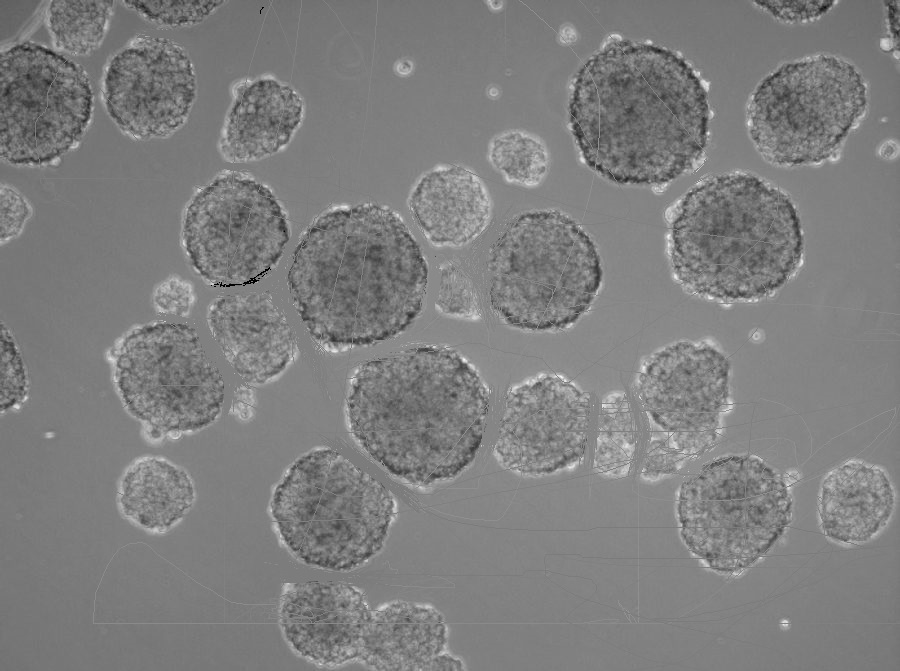
%> input picture W12/cancercell2.jpg, 900 x 671 px
$ octave Untitled4.m   (GNU Octave 9; MATLAB toolbox functions it lacks are replaced by stand-ins)
%> lines starting %> are read from the running program, lines starting %| are printed output that depends on the picture; in (x1, y1, x2, y2) boxes, pixels count from 0 and x2, y2 are one past the last pixel; in counts of white or black regions, pixels touching at a corner belong together; the program's own positions count from 1
%% Detecting a Cell Using Image Segmentation
% This example shows how to detect a cell using edge detection and basic
% morphology.  An object can be easily detected in an image if the object has
% sufficient contrast from the background. In this example, the cells are
% prostate cancer cells.
%
% Copyright 2004-2013 The MathWorks, Inc.

clear all; close all;
%% Step 1: Read Image
% Read in the |cell.tif| image, which is an image of a prostate cancer
% cell.

I = imread('cancercell2.jpg');
%> I is the input picture: size 671x900x3 uint8; min 0, max 248, mean 126.5
figure, imshow(I), title('original image');
text(size(I,2),size(I,1)+15, ...
    'Image courtesy of Alan Partin', ...
    'FontSize',7,'HorizontalAlignment','right');
text(size(I,2),size(I,1)+25, ....
    'Johns Hopkins University', ...
    'FontSize',7,'HorizontalAlignment','right');

%% Step 2: Detect Entire Cell
% Two cells are present in this image, but only one cell can be seen in its
% entirety. We will detect this cell. Another word for object detection is
% segmentation. The object to be segmented differs greatly in contrast from
% the background image. Changes in contrast can be detected by operators that
% calculate the gradient of an image.  The gradient image can be calculated
% and a threshold can be applied to create a binary mask containing the segmented
% cell.  First, we use |edge| and the Sobel operator to calculate the threshold
% value. We then tune the threshold value and use |edge| again to obtain a
% binary mask that contains the segmented cell.
I = rgb2gray(I);
%> I: size 671x900 uint8
[~, threshold] = edge(I, 'sobel');
%> threshold = 0.0549
fudgeFactor = .5;
BWs = edge(I,'sobel', threshold * fudgeFactor);
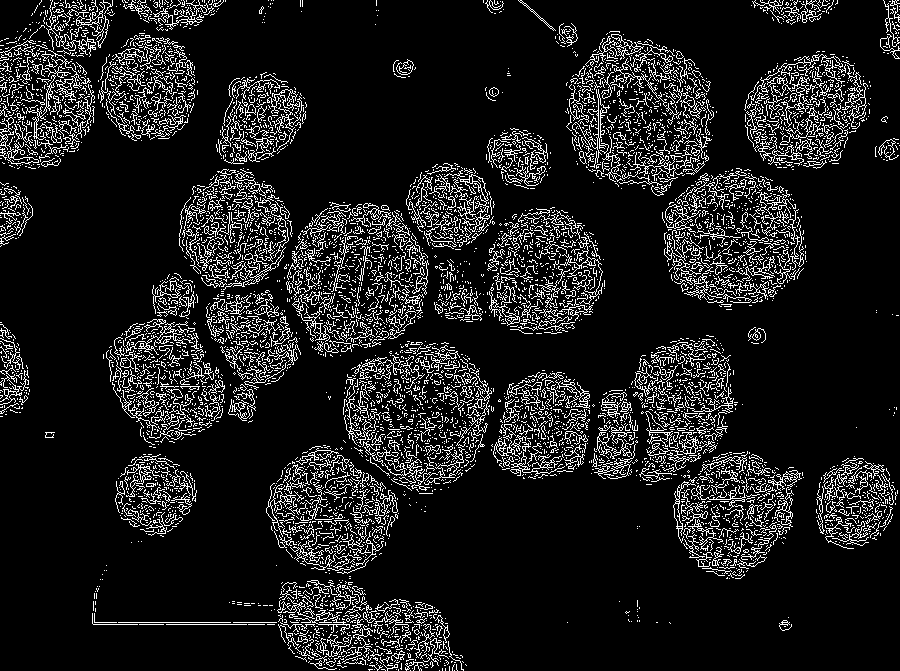
%> BWs: size 671x900 logical; 11.4% white in thin lines or dots
figure, imshow(BWs), title('binary gradient mask');

%% Step 3: Dilate the Image
% The binary gradient mask shows lines of high contrast in the image. These
% lines do not quite delineate the outline of the object of interest.
% Compared to the original image, you can see gaps in the lines surrounding
% the object in the gradient mask. These linear gaps will disappear if the
% Sobel image is dilated using linear structuring elements, which we can
% create with the |strel| function.

se90 = strel('line', 3, 90);
se0 = strel('line', 3, 0);

%%
% The binary gradient mask is dilated using the vertical structuring
% element followed by the horizontal structuring element. The |imdilate|
% function dilates the image.

BWsdil = imdilate(BWs, [se90 se0]);
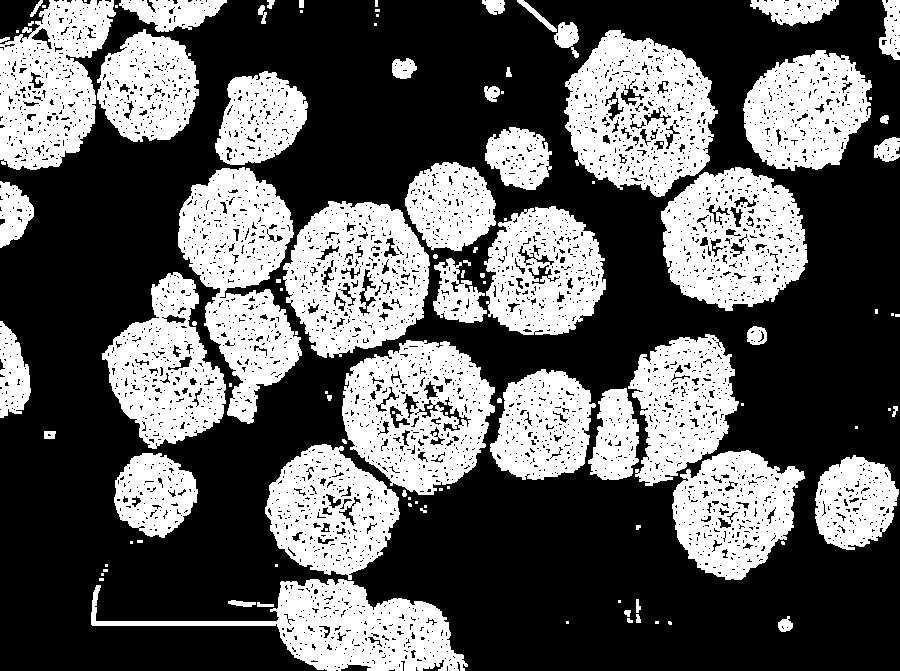
%> BWsdil: size 671x900 logical; 37.5% white; 109 white regions (45 under 20 px), largest, box (x1, y1, x2, y2) and area: (178, 167, 302, 424) 16769, (564, 30, 718, 197) 16119, (342, 340, 495, 495) 15008
figure, imshow(BWsdil), title('dilated gradient mask');

%% Step 4: Fill Interior Gaps
% The dilated gradient mask shows the outline of the cell quite nicely, but
% there are still holes in the interior of the cell. To fill these holes we
% use the imfill function.

BWdfill = imfill(BWsdil, 'holes');
%> BWdfill: size 671x900 logical; 41.1% white; 106 white regions (42 under 20 px), largest, box (x1, y1, x2, y2) and area: (564, 30, 718, 197) 18295, (178, 167, 302, 424) 18007, (342, 340, 495, 495) 17357
figure, imshow(BWdfill);
title('binary image with filled holes');

%% Step 5: Remove Connected Objects on Border
% The cell of interest has been successfully segmented, but it is not the
% only object that has been found. Any objects that are connected to the
% border of the image can be removed using the imclearborder function. The
% connectivity in the imclearborder function was set to 4 to remove
% diagonal connections.

BWnobord = imclearborder(BWdfill, 4);
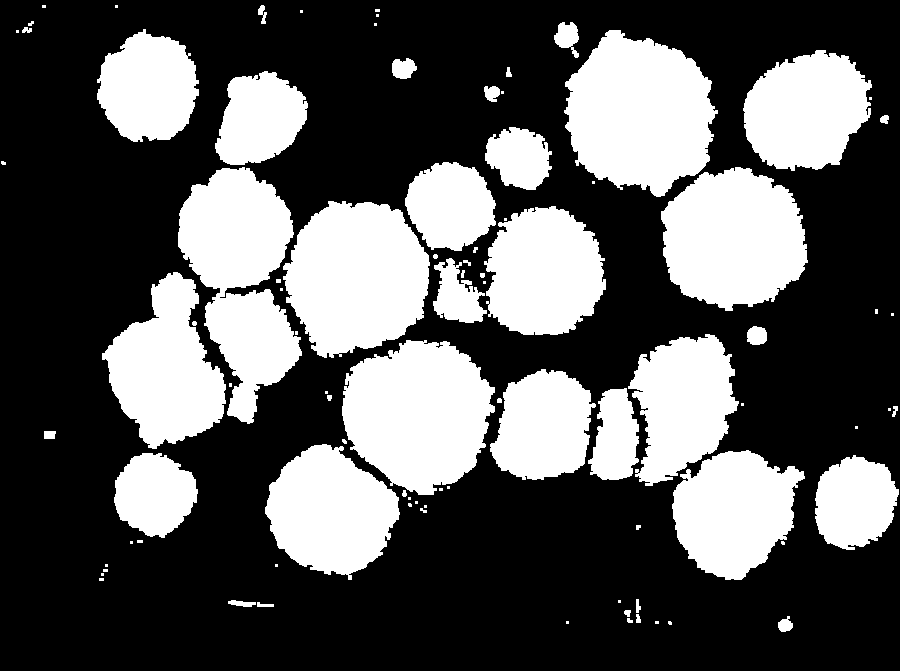
%> BWnobord: size 671x900 logical; 34.9% white; 91 white regions (41 under 20 px), largest, box (x1, y1, x2, y2) and area: (564, 30, 718, 197) 18295, (178, 167, 302, 424) 18007, (342, 340, 495, 495) 17357
figure, imshow(BWnobord), title('cleared border image');

%% Step 6: Smoothen the Object
% Finally, in order to make the segmented object look natural, we smoothen
% the object by eroding the image twice with a diamond structuring element.
% We create the diamond structuring element using the |strel| function.

seD = strel('diamond',1);
BWfinal = imerode(BWnobord,seD);
%> BWfinal: size 671x900 logical; 33.1% white; 112 white regions (83 under 20 px), largest, box (x1, y1, x2, y2) and area: (565, 31, 717, 196) 17692, (179, 168, 301, 423) 17130, (343, 341, 494, 494) 16714
BWfinal = imerode(BWfinal,seD);
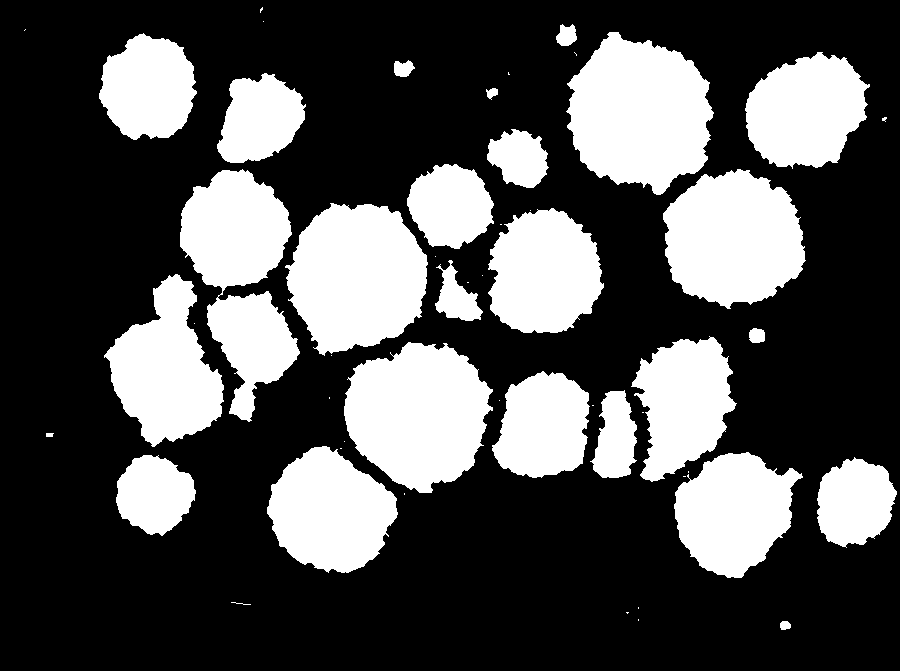
%> BWfinal: size 671x900 logical; 31.6% white; 52 white regions (25 under 20 px), largest, box (x1, y1, x2, y2) and area: (566, 32, 714, 195) 17152, (180, 169, 300, 422) 16324, (344, 342, 493, 493) 16163
figure, imshow(BWfinal), title('segmented image');

%% Step 7: segmentation: color and logics
figure(10)
[B,L] = bwboundaries(BWfinal,'noholes');
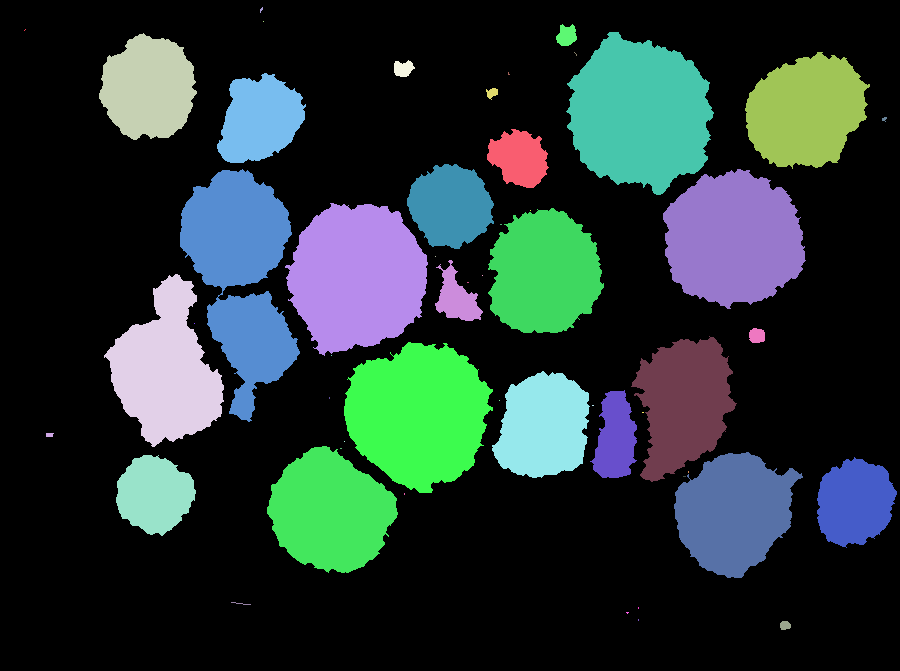
%> L: size 671x900 double; 53 distinct labels, from 0 to 52; one colour per label, 0 black
%> B = 52 boundaries; largest, box (x1, y1, x2, y2) and points: (180, 169, 300, 422) 755, (566, 32, 714, 195) 492, (344, 342, 493, 493) 491, (285, 203, 428, 356) 479, (104, 274, 224, 447) 478
imshow(label2rgb(L, @jet, [.5 .5 .5]));
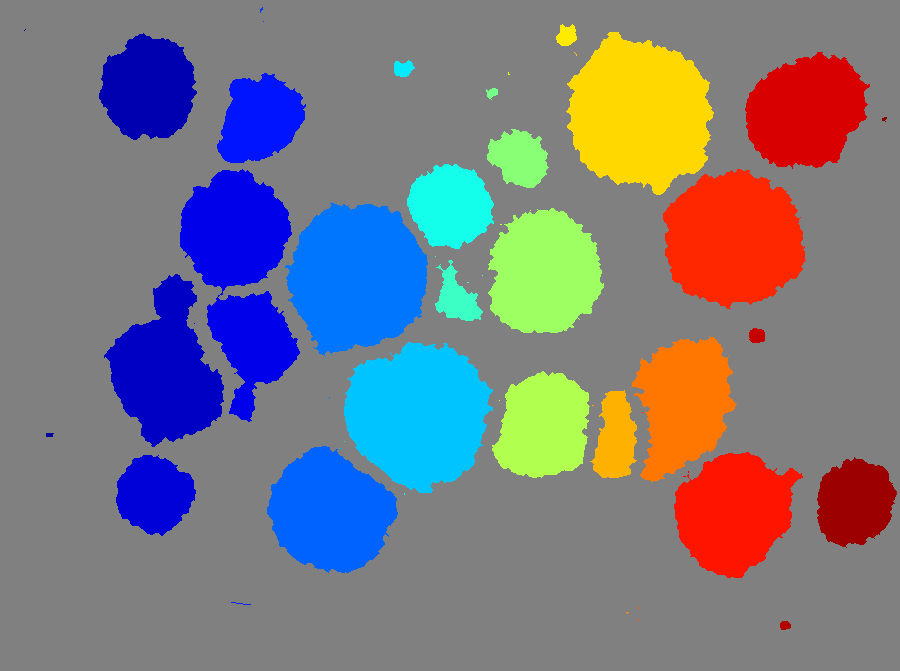
%> displayed picture: size 671x900x3, on the screen's scale of 0 to 255; mean R, G, B 122.5, 120.4, 128.6
stats = regionprops(L,'Area','Centroid');
%> stats = 52 regions; largest, Area and Centroid: 17152 [640.4 114.4], 16324 [242 275.9], 16163 [418.9 415.2], 16094 [357.6 277.6], 14850 [734.1 239.6]
B=size(stats);
%> B = [52 1]

%%
% Create a vector |grain_areas| to hold the area measurement of each object
% (rice grain).
cell_areas = [stats.Area];
%> cell_areas = 52 values, max 17152 at index 35, min 1 at index 7, mean 3671.7
cell_centroids = [stats.Centroid];
%> cell_centroids = 104 values, max 884.9 at index 103, min 10.3 at index 20, mean 397.7

%% find grain area > 300
%cell = false(size(BWfinal));
numOfCancerCell = 0;
%CellAreaList = [];
figure(11)
imshow(BWfinal)
hold on
figure,imshow(label2rgb(L, @jet, [.5 .5 .5]));

for i = 1:length(stats)
    if stats(i).Area > 10000
        x = stats(i).Centroid(1);
        y = stats(i).Centroid(2);
        text(x, y, 'cancer');
        %plot(centroid(1),centroid(2),'ko');
        %cell(L.PixelIdxList{i}) = true;
        numOfCancerCell = numOfCancerCell + 1;
        %CellAreaList(numOfCancerCell) =  cell_areas(i);
    end
end
%> this loop made 52 passes
%> (x, y) on passes 4, 6, 12, 13, 17, 28, 35, 44, 45, 48: (166.9, 370.6), (242, 275.9), (330.9, 512.6), (357.6, 277.6), (418.9, 415.2), (544.9, 273.6), (640.4, 114.4), (734.1, 239.6), (734.5, 513.2), (806.5, 111.8)
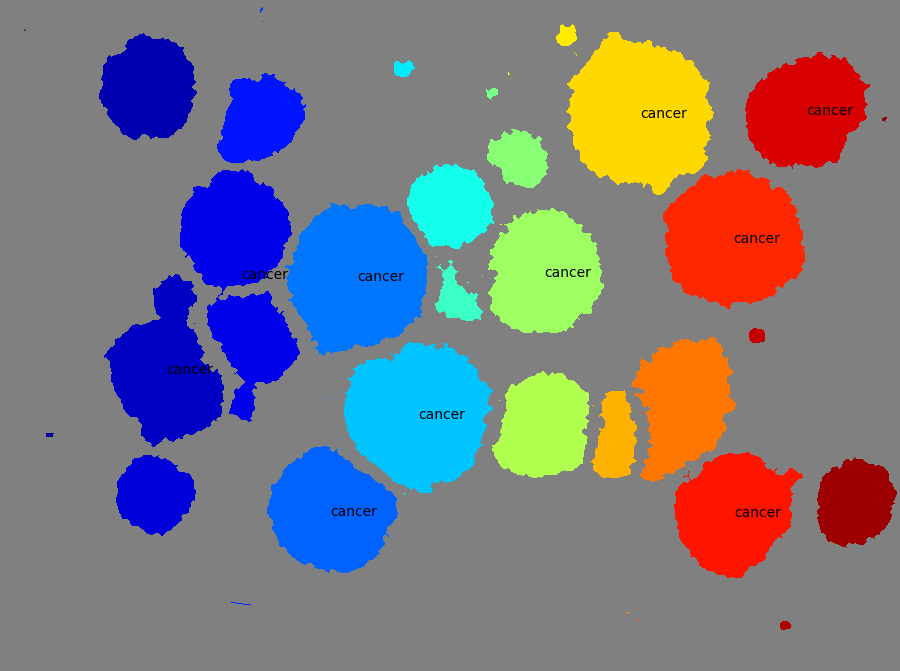
%> figure redrawn from the program's plot data
